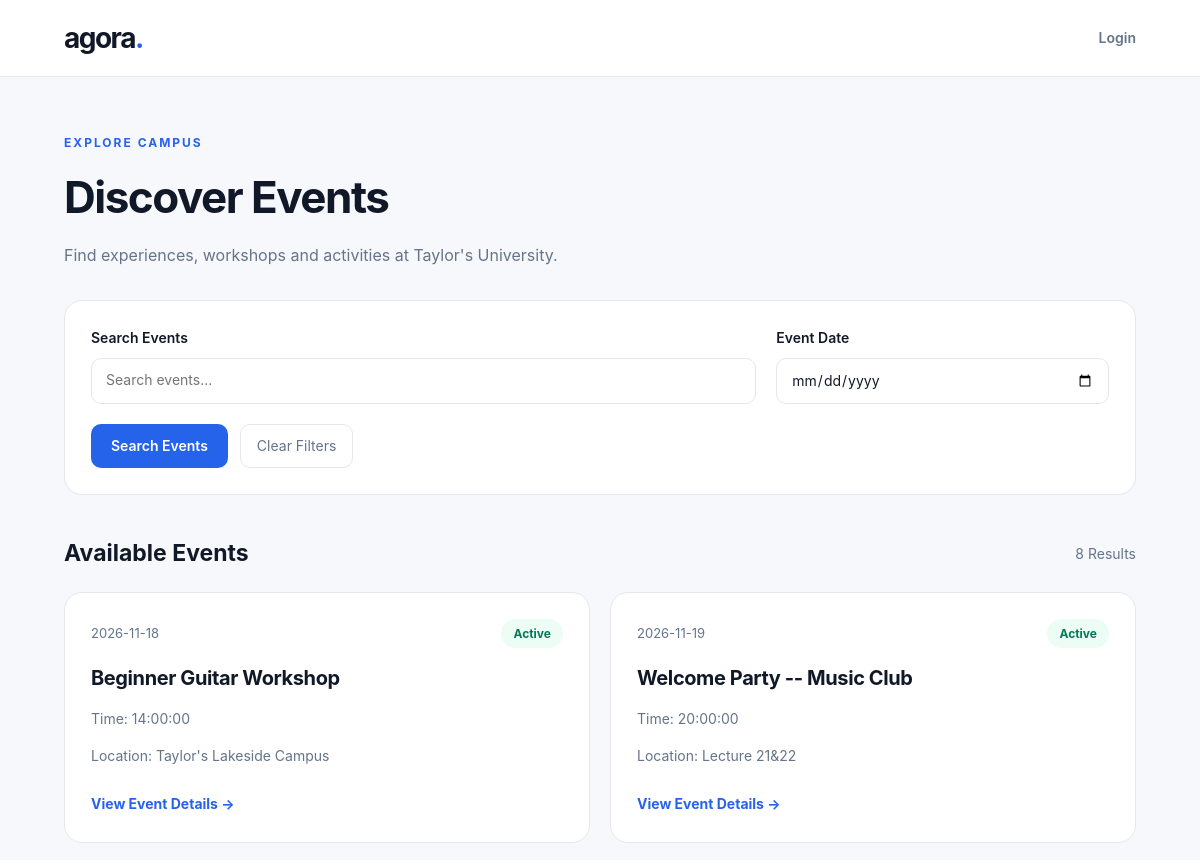
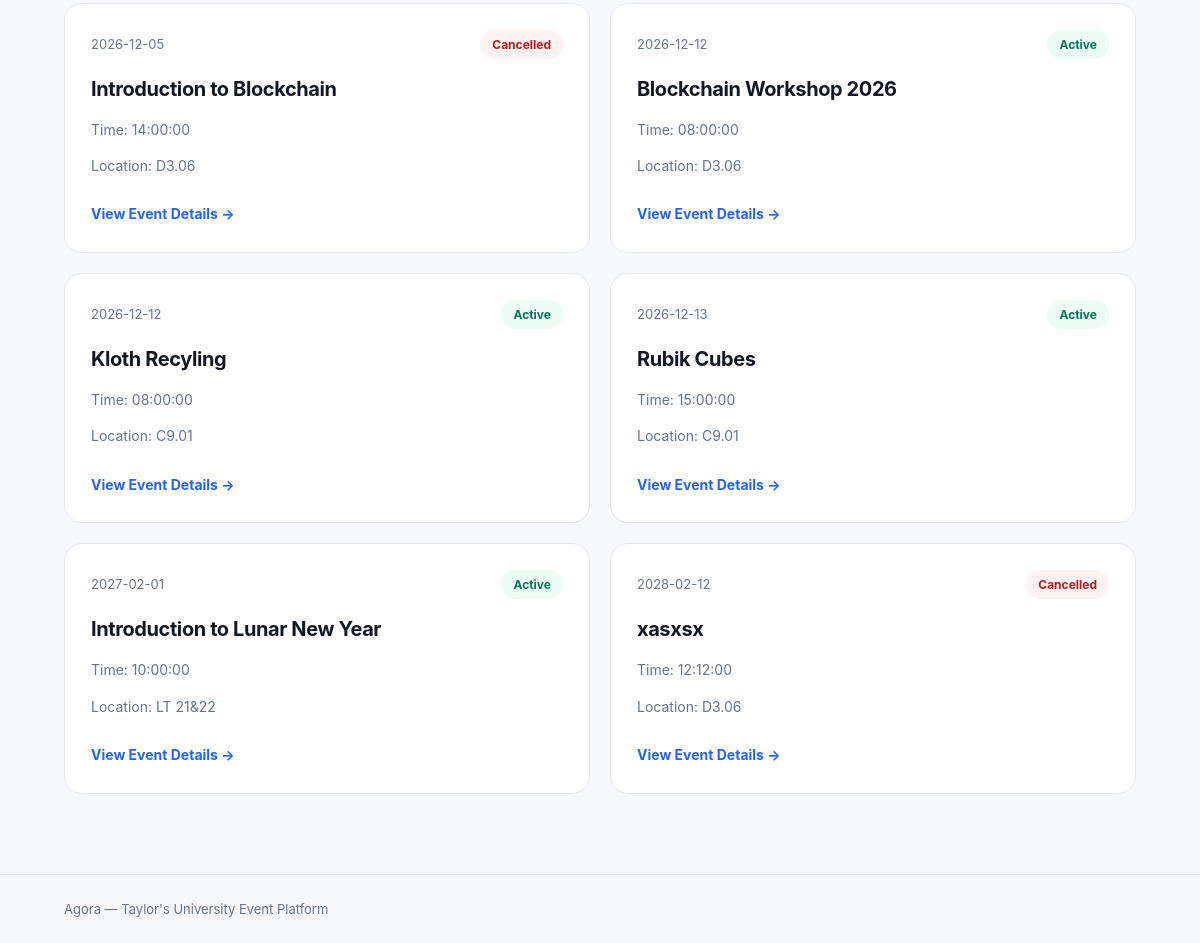
The page / on the database its author committed (2 pictures, top to bottom).
### tables this page shows
CREATE TABLE `events` (
  `event_id` int NOT NULL,
  `event_name` varchar(100) NOT NULL,
  `event_date` date NOT NULL,
  `event_time` time NOT NULL,
  `location` varchar(100) NOT NULL,
  `description` text,
  `organizer_id` int DEFAULT NULL,
  `event_status` varchar(20) NOT NULL DEFAULT 'active',
  `cancelled_at` datetime DEFAULT NULL
);

### index.php (the view, shortened to what this page needs)
<?php
require_once "pdo.php";
$search = $_GET["search"] ?? "";
$date = $_GET["date"] ?? "";
$search = is_string($search) ? trim($search) : "";
$date = is_string($date) ? $date : "";
$sql = "SELECT * FROM events
        WHERE event_name LIKE ?";
$params = ["%" . $search . "%"];
$sql .= " ORDER BY event_date ASC, event_time ASC";
$stmt = $pdo->prepare($sql);
$stmt->execute($params);
$events = $stmt->fetchAll(PDO::FETCH_ASSOC);
?>
<!DOCTYPE html>
<html lang="en">
<head>
    <link rel="stylesheet" href="style.css">
</head>
<body>
<header class="site-header">
    <div class="container header-content">
        <a href="dashboard.php" class="brand">
            agora<span>.</span>
        </a>
        <?php if (isset($_SESSION["user_id"])) { ?>
            <a href="dashboard.php" class="logout">
                Dashboard
            </a>
        <?php } else { ?>
            <a href="login.php" class="logout">
                Login
            </a>
        <?php } ?>
    </div>
</header>
<main class="container">
    <section class="page-hero">
        <div class="eyebrow">
            Explore Campus
        </div>
        <h1>Discover Events</h1>
        <p>
            Find experiences, workshops and activities
            at Taylor's University.
        </p>
    </section>
    <section class="filter-panel">
        <form action="index.php" method="GET">
            <div class="filter-grid">
                <div class="form-group">
                    <label for="search">
                        Search Events
                    </label>
                    <input
                        class="form-control"
                        type="text"
                        id="search"
                        name="search"
                        maxlength="100"
                        placeholder="Search events..."
                        value="<?php
                            echo htmlspecialchars(
                                $search, ENT_QUOTES
                            );
                        ?>">
                </div>
                <div class="form-group">
                    <label for="date">
                        Event Date
                    </label>
                    <input
                        class="form-control"
                        type="date"
                        id="date"
                        name="date"
                        value="<?php
                            echo htmlspecialchars(
                                $date, ENT_QUOTES
                            );
                        ?>">
                </div>
            </div>
            <div class="filter-actions">
                <button class="btn-primary" type="submit">
                    Search Events
                </button>
                <a href="index.php" class="btn-secondary">
                    Clear Filters
                </a>
            </div>
        </form>
    </section>
    <section>
        <div class="results-header">
            <h2>Available Events</h2>
            <span class="results-count">
                <?php echo count($events); ?> Results
            </span>
        </div>
        <?php if (count($events) == 0) { ?>
            <div class="empty-state">
                <h3>No events found</h3>
                <p>
                    Try another event name or date.
                </p>
                <a href="index.php" class="btn-secondary">
                    View All Events
                </a>
            </div>
        <?php } else { ?>
            <div class="event-list">
                <?php foreach ($events as $event) { ?>
                    <article class="event-card">
                        <div class="event-card-top">
                            <span class="event-date">
                                <?php echo htmlspecialchars(
                                    $event["event_date"]
                                ); ?>
                            </span>
                            <?php if (
                                $event["event_status"] == "cancelled"
                            ) { ?>
                                <span class="status-badge status-cancelled">
                                    Cancelled
                                </span>
                            <?php } else { ?>
                                <span class="status-badge status-active">
                                    Active
                                </span>
                            <?php } ?>
                        </div>
                        <h3>
                            <?php echo htmlspecialchars(
                                $event["event_name"]
                            ); ?>
                        </h3>
                        <p class="event-meta">
                            Time:
                            <?php echo htmlspecialchars(
                                $event["event_time"]
                            ); ?>
                        </p>
                        <p class="event-meta">
                            Location:
                            <?php echo htmlspecialchars(
                                $event["location"]
                            ); ?>
                        </p>
                        <a class="event-link"
                           href="event_details.php?id=<?php
                               echo (int)$event["event_id"];
                           ?>">
                            View Event Details &rarr;
                        </a>
                    </article>
                <?php } ?>
            </div>
        <?php } ?>
    </section>
</main>
<footer class="footer">
    <div class="container">
        Agora — Taylor's University Event Platform
    </div>
</footer>
</body>
</html>

### style.css (style rules this page uses)
:root { --primary: #2563eb; --background: #f7f8fb; --surface: #ffffff; --text: #111827; --secondary: #64748b; --border: #e5e7eb; }
* { box-sizing: border-box; }
body { margin: 0; background: var(--background); color: var(--text); font-family: -apple-system, BlinkMacSystemFont, "Segoe UI", Arial, sans-serif; line-height: 1.6; }
a { color: inherit; text-decoration: none; }
.container { width: 100%; max-width: 1120px; margin: 0 auto; padding: 0 24px; }
.site-header { background: var(--surface); border-bottom: 1px solid var(--border); }
.header-content { min-height: 76px; display: flex; align-items: center; justify-content: space-between; gap: 20px; }
.brand { font-size: 28px; font-weight: 750; letter-spacing: -1.5px; }
.brand span { color: var(--primary); }
.logout { color: var(--secondary); font-size: 14px; font-weight: 600; }
.eyebrow { font-size: 12px; font-weight: 700; letter-spacing: 2px; color: var(--primary); text-transform: uppercase; }
.footer { border-top: 1px solid var(--border); padding: 24px 0; color: var(--secondary); font-size: 13px; }
.page-hero { padding: 56px 0 32px; }
.page-hero h1 { font-size: clamp(32px, 5vw, 44px); letter-spacing: -1.5px; margin: 10px 0; }
.page-hero p { color: var(--secondary); margin: 0; }
.filter-panel { background: var(--surface); border: 1px solid var(--border); border-radius: 18px; padding: 26px; margin-bottom: 40px; }
.filter-grid { display: grid; grid-template-columns: 2fr 1fr; gap: 20px; }
.form-group { display: flex; flex-direction: column; gap: 8px; }
.form-group label { font-size: 14px; font-weight: 600; }
.form-control { width: 100%; min-height: 46px; padding: 10px 14px; border: 1px solid var(--border); border-radius: 10px; background: white; font: inherit; font-size: 14px; color: var(--text); }
.filter-actions { display: flex; gap: 12px; align-items: center; margin-top: 20px; }
.btn-primary { display: inline-flex; justify-content: center; align-items: center; min-height: 44px; padding: 10px 20px; background: var(--primary); color: white; border: 0; border-radius: 10px; font: inherit; font-size: 14px; font-weight: 600; cursor: pointer; }
.btn-secondary { display: inline-flex; align-items: center; padding: 10px 16px; min-height: 44px; border: 1px solid var(--border); border-radius: 10px; background: white; color: var(--secondary); font-size: 14px; }
.results-header { display: flex; justify-content: space-between; align-items: center; gap: 16px; margin-bottom: 20px; }
.results-header h2 { margin: 0; font-size: 23px; }
.results-count { color: var(--secondary); font-size: 14px; }
.event-list { display: grid; grid-template-columns: repeat(2, 1fr); gap: 20px; margin-bottom: 80px; }
.event-card { display: flex; flex-direction: column; gap: 14px; background: white; border: 1px solid var(--border); border-radius: 18px; padding: 26px; }
.event-card h3 { margin: 0; font-size: 20px; letter-spacing: -0.4px; }
.event-card-top { display: flex; align-items: center; justify-content: space-between; gap: 12px; }
.event-date { font-size: 13px; color: var(--secondary); }
.status-badge { display: inline-block; border-radius: 99px; padding: 5px 12px; font-size: 12px; font-weight: 700; }
.status-active { background: #ecfdf5; color: #047857; }
.status-cancelled { background: #fef2f2; color: #b91c1c; }
.event-meta { color: var(--secondary); font-size: 14px; margin: 0; }
.event-link { color: var(--primary); font-size: 14px; font-weight: 700; margin-top: auto; padding-top: 12px; }

### rows shown on the page
events: event_date "2026-11-18", event_status "Active", event_name "Beginner Guitar Workshop", event_time "14:00:00", location "Taylor's Lakeside Campus"
events: event_date "2026-11-19", event_status "Active", event_name "Welcome Party -- Music Club", event_time "20:00:00", location "Lecture 21&22"
events: event_date "2026-12-05", event_status "Cancelled", event_name "Introduction to Blockchain", event_time "14:00:00", location "D3.06"
events: event_date "2026-12-12", event_status "Active", event_name "Blockchain Workshop 2026", event_time "08:00:00", location "D3.06"
events: event_date "2026-12-12", event_status "Active", event_name "Kloth Recyling", event_time "08:00:00", location "C9.01"
events: event_date "2026-12-13", event_status "Active", event_name "Rubik Cubes", event_time "15:00:00", location "C9.01"
events: event_date "2027-02-01", event_status "Active", event_name "Introduction to Lunar New Year", event_time "10:00:00", location "LT 21&22"
events: event_date "2028-02-12", event_status "Cancelled", event_name "xasxsx", event_time "12:12:00", location "D3.06"

### other values the page prints
count($events) "8"
